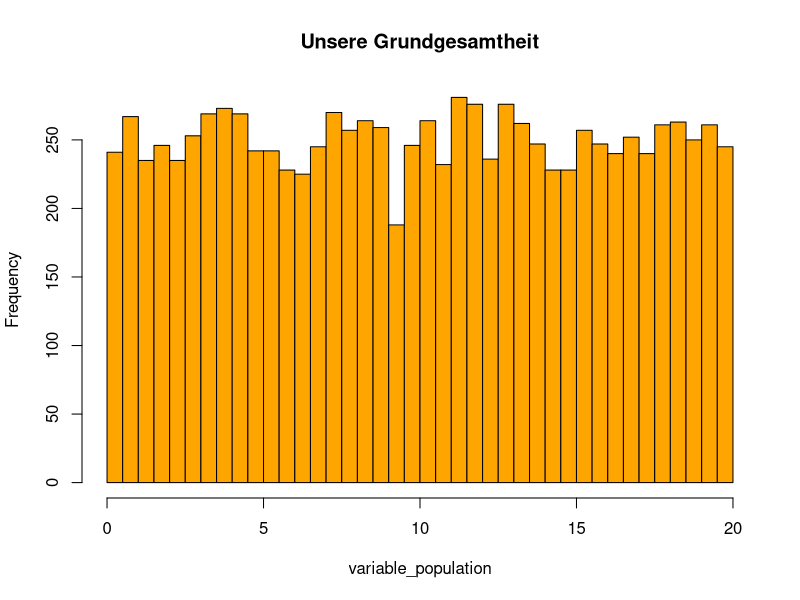
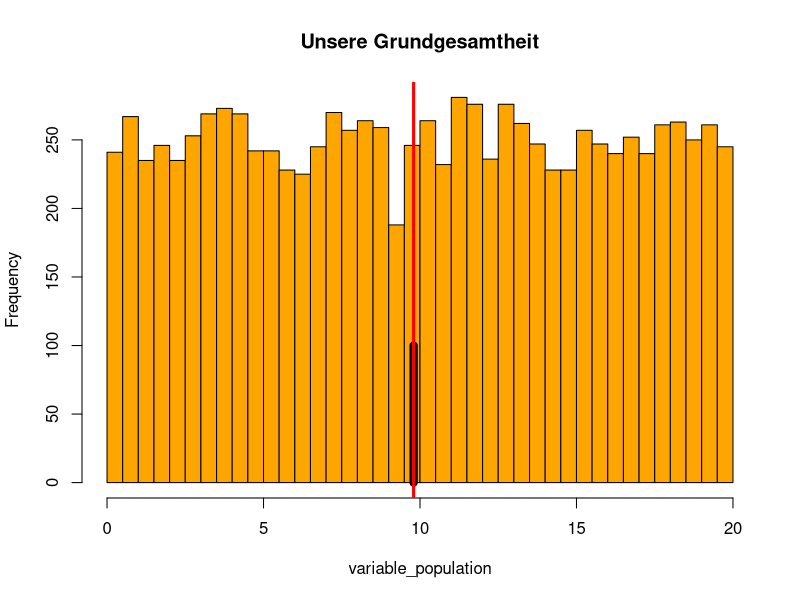
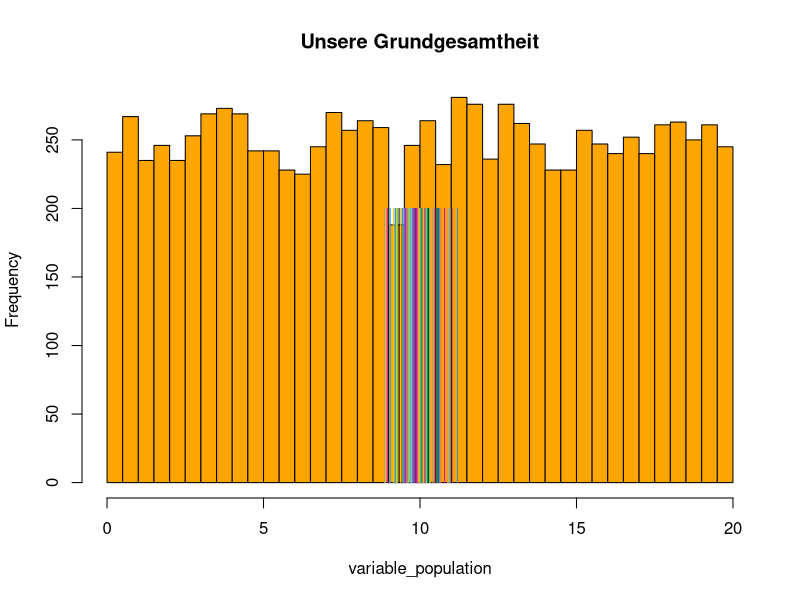
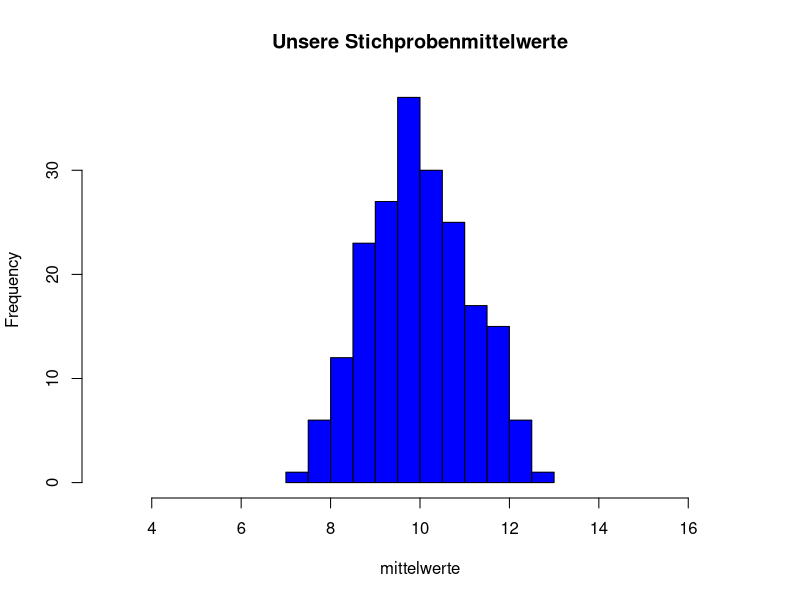
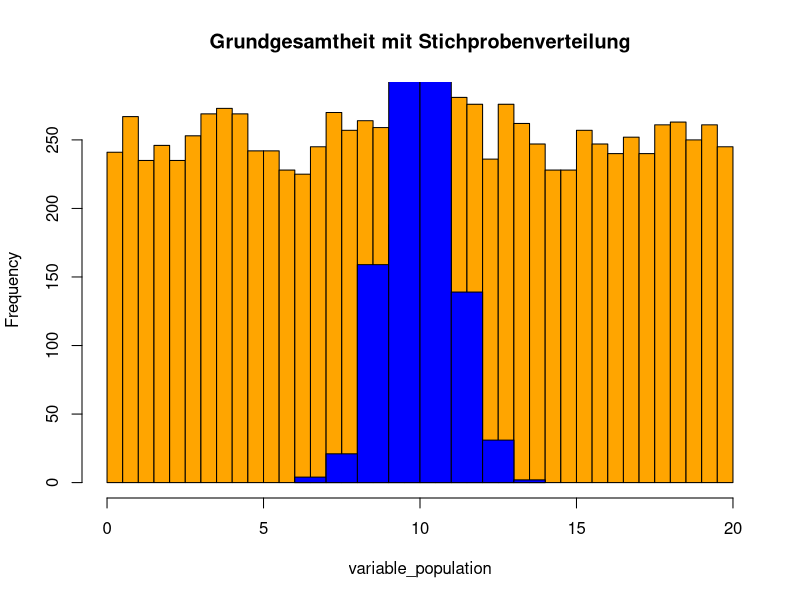
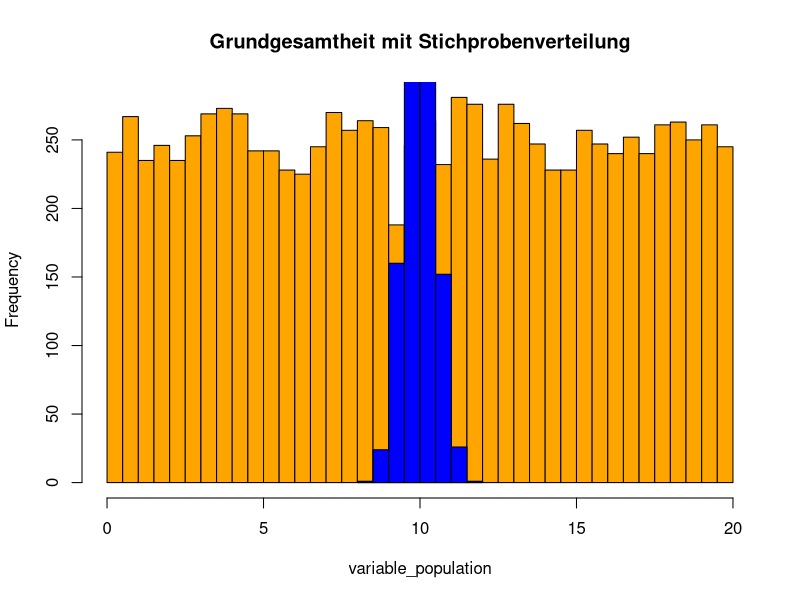

Reproduce these figures in R, in order.
## ---- chunk 1
variable_population <- runif(10000,
                             min = 0,
                             max = 20)
mean(variable_population)
sd(variable_population)
hist(variable_population,
     breaks = 30,
     col="orange",
     main="Unsere Grundgesamtheit",
     xlim = c(0,20)
     )
## ---- chunk 2
sample1 <- sample(variable_population, 100)
mean(sample1)
hist(variable_population,
     breaks = 30,
     col="orange",
     main="Unsere Grundgesamtheit",
     xlim = c(0,20)
     )
points(rep(mean(sample1), 2),
       c(0, 100),
       type = "l",
       col = "black",
       lwd = 8)

#Hier wird nun auch noch der Mittelwert der Grundgesamtheit eingefügt
#...aber mittels der Funktion 'abline()'
abline(v=mean(sample1), col = "red", lwd = 3)

## ---- chunk 3
hist(variable_population,
     breaks = 30,
     col = "orange",
     main="Unsere Grundgesamtheit",
     xlim = c(0,20)
     )

for (i in 1:100) {
sample1 <- sample(variable_population, 100)
points(rep(mean(sample1), 2),
       c(0, 200),
       type = "l",
       col = i,
       lwd = 1)
}
## ---- chunk 4
meine_samples <- function(x, n, trials) {
variable_sample <- sample(x, n)
for (i in 1:(trials - 1)){
variable_sample <- cbind(variable_sample, sample(x, n))
}
return(variable_sample)
}

stichproben_200 <- meine_samples(variable_population, 30, 200)
## ---- chunk 5
stichproben_200 <- meine_samples(variable_population, 30, 200)
mittelwerte <- apply(stichproben_200, 2, mean)
hist(mittelwerte,
     breaks = 10,
     col = "blue",
     main = "Unsere Stichprobenmittelwerte",
     xlim=c(3,17)
     )
## ---- chunk 6
hist(variable_population,
     breaks = 30,
     col = "orange",
     main = "Grundgesamtheit mit Stichprobenverteilung",
     xlim = c(0, 20),
     )

mittelwerte_samples <- apply(meine_samples(variable_population,
                                           30,
                                           1000),
                             2,
                             mean)

hist(mittelwerte_samples,
     breaks = 10,
     col = "blue",
     add = T)
## ---- chunk 7
mean(mittelwerte_samples)
mean(variable_population)
## ---- chunk 8
sd(variable_population)/sqrt(30)
## ---- chunk 9
sd(mittelwerte_samples)
## ---- chunk 10
hist(variable_population,
     breaks = 30,
     col = "orange",
     main = "Grundgesamtheit mit Stichprobenverteilung",
     xlim = c(0, 20),
     )

mittelwerte_samples <- apply(meine_samples(variable_population,
                                           120,
                                           1000),
                             2,
                             mean)

mittelwerte_samples <- mittelwerte_samples

hist(mittelwerte_samples,
     breaks = 10,
     col = "blue",
     add = T)

sd(mittelwerte_samples) 
#Der Standardfehler wurde halbiert, da die Stichprobengrösse vervierfacht wurde.
